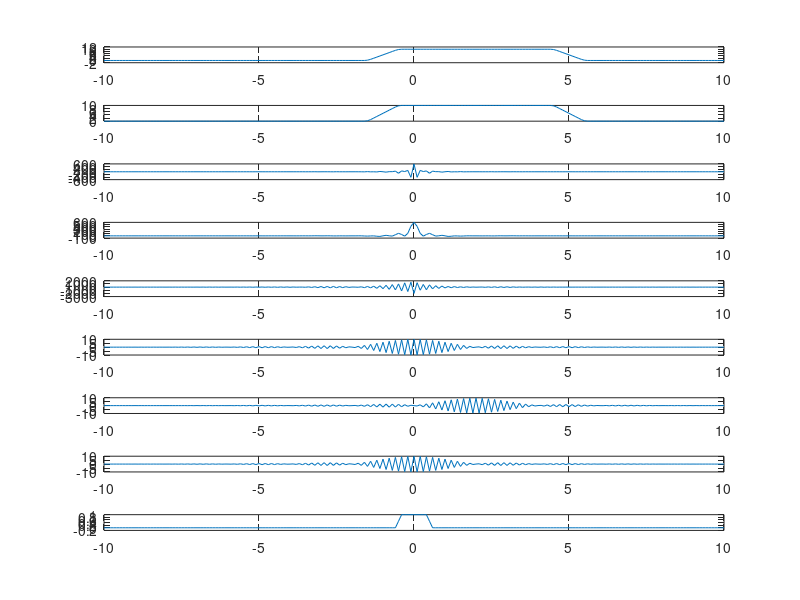

The MATLAB script that drew this image:
N = 9;

x = -10:0.1:10;
y = sign(x+0.5)*0.5 - sign(x-0.5)*0.5;
z = sign(x+1) * 0.5 - sign(x-5)*0.5;

c = conv(y,z,'same');
fconv = fft(c);

f1 = fft(y);
f2 = fft(z);

size(c)
subplot(N,1,1)
plot(x,ifftshift(ifft(f1.*f2)));
subplot(N,1,2)
plot(x,c);

subplot(N,1,3)
plot(x,real(fftshift(fconv)));

subplot(N,1,4)
plot(x,real(fftshift(f1.*f2)));

subplot(N,1,5)
plot(x,real(conv(f1,f2,'same')));

subplot(N,1,6)
plot(x,real(fftshift(fft(y.*z))));

yshift = y.*exp(j*2*pi*1*x);
subplot(N,1,7)

plot(x,real(fftshift(fft(yshift))));
subplot(N,1,8)
plot(x,real(fftshift(f1)))

fshift = f1.*real(exp(-j*2*pi*1));

subplot(N,1,9)
plot(x,real(ifft(fshift)));
